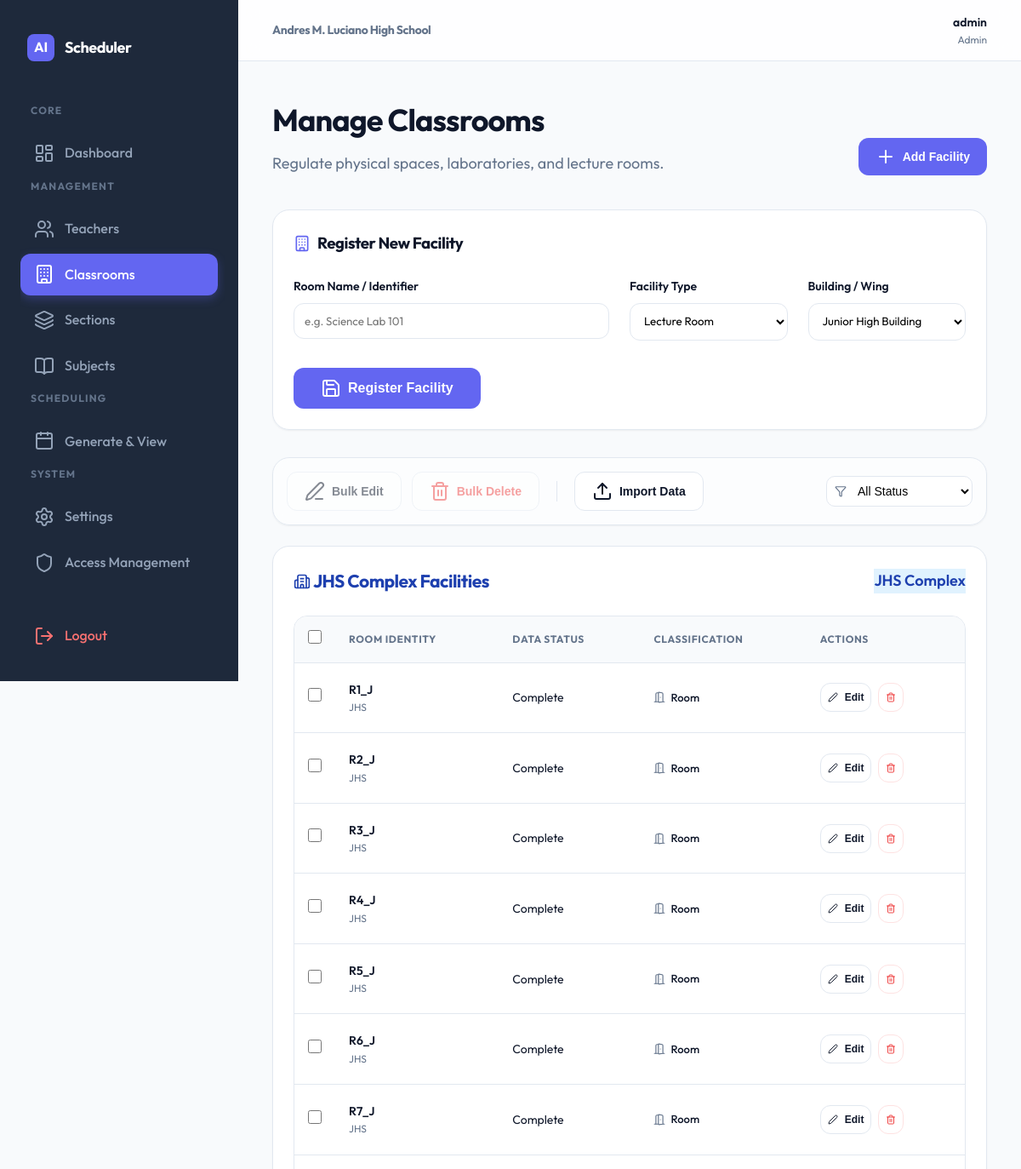
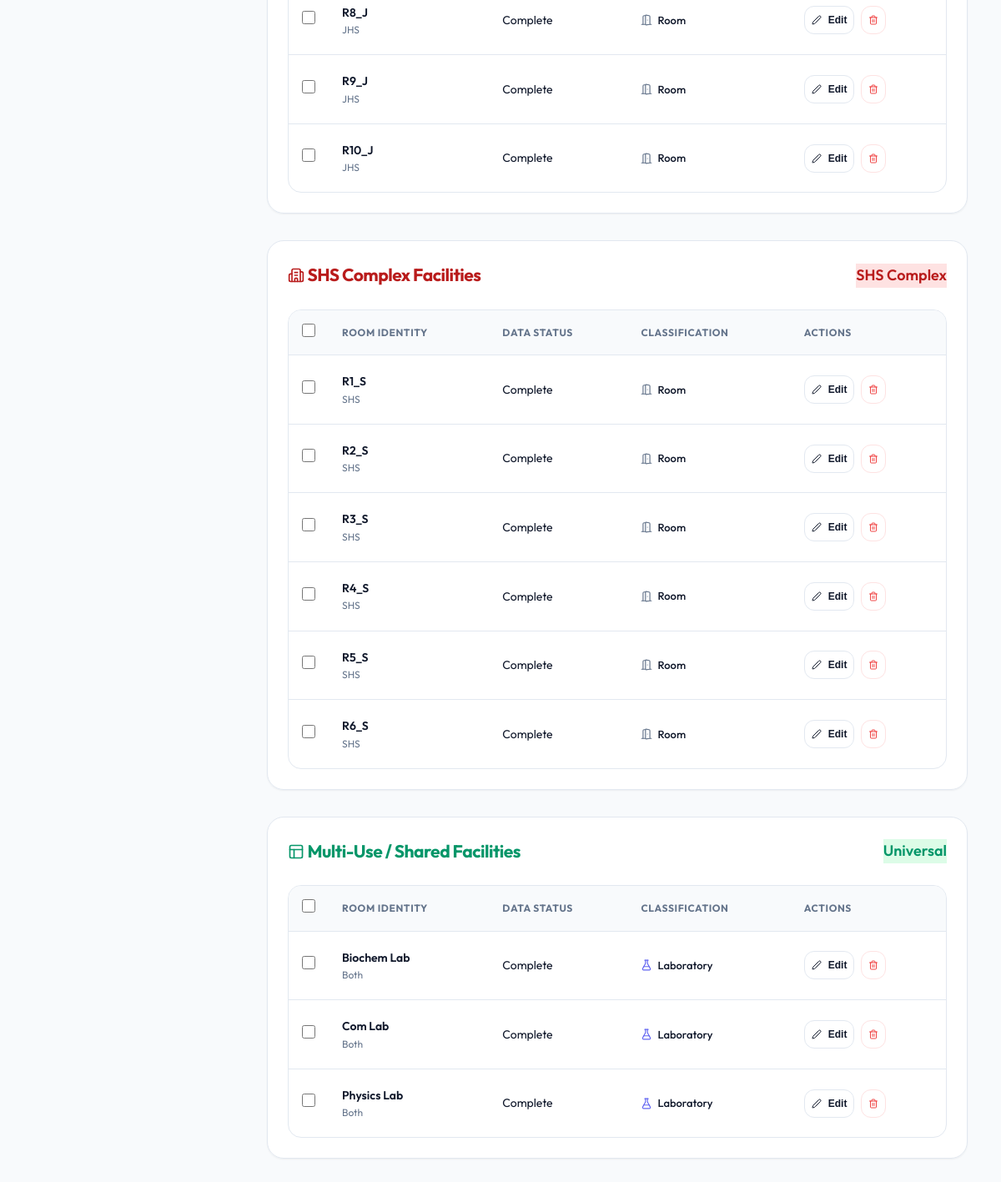
The page /admin/classrooms (signed in) on the database its author committed (2 pictures, top to bottom).
### models.py (models this page shows)
class Setting(db.Model):
    id = db.Column(db.Integer, primary_key=True)
    key = db.Column(db.String(50), unique=True, nullable=False)
    value = db.Column(db.String(255), nullable=False)

class User(db.Model, UserMixin):
    id = db.Column(db.Integer, primary_key=True)
    username = db.Column(db.String(50), unique=True, nullable=False)
    password = db.Column(db.String(200), nullable=False)
    role = db.Column(db.String(20), nullable=False) # 'admin', 'teacher', 'student'
    related_id = db.Column(db.Integer, nullable=True) # ID of Teacher or Section etc.
    is_active = db.Column(db.Boolean, default=True)

class Classroom(db.Model):
    id = db.Column(db.Integer, primary_key=True)
    name = db.Column(db.String(50), nullable=False)
    room_type = db.Column(db.String(20), nullable=False) # Room, Laboratory
    building = db.Column(db.String(20), nullable=False) # JHS, SHS, Both

### app.py (the view, shortened to what this page needs)
@app.route('/admin/classrooms', methods=['GET', 'POST'])
@login_required
def admin_classrooms():
    if current_user.role != 'admin': return redirect(url_for('index'))
    classrooms = Classroom.query.all()
    classrooms.sort(key=lambda x: (x.building, natural_sort_key(x.name)))
    return render_template('admin_classrooms.html', classrooms=classrooms)

### templates/admin_classrooms.html (shortened to what this page needs)
{% extends "base.html" %}
{% block content %}
<div class="dashboard-header" style="display: flex; justify-content: space-between; align-items: flex-end; margin-bottom: 2.5rem;">
    <div>
        <h1 style="font-size: 2.25rem; margin-bottom: 0.5rem;">Manage Classrooms</h1>
        <p style="color: var(--text-muted); font-size: 1.125rem;">Regulate physical spaces, laboratories, and lecture rooms.</p>
    </div>
    <button type="button" class="btn btn-primary" onclick="document.getElementById('addSection').scrollIntoView({behavior: 'smooth'})">
        <i data-lucide="plus"></i> Add Facility
    </button>
</div>
<div id="addSection" class="card" style="margin-bottom: 2rem;">
    <h3 style="margin-bottom: 1.5rem; display: flex; align-items: center; gap: 0.5rem;">
        <i data-lucide="building" style="width: 20px; color: var(--primary);"></i> Register New Facility
    </h3>
    <form id="addClassroomForm" action="{{ url_for('admin_classrooms') }}" method="POST">
        <div style="display: grid; grid-template-columns: 2fr 1fr 1fr; gap: 1.5rem; margin-bottom: 2rem;">
            <div>
                <label style="display: block; font-size: 0.875rem; font-weight: 600; margin-bottom: 0.5rem;">Room Name / Identifier</label>
                <input type="text" name="name" required placeholder="e.g. Science Lab 101" style="width: 100%; padding: 0.75rem; border: 1px solid var(--border); border-radius: 12px; font-family: inherit;">
            </div>
            <div>
                <label style="display: block; font-size: 0.875rem; font-weight: 600; margin-bottom: 0.5rem;">Facility Type</label>
                <select name="room_type" style="width: 100%; padding: 0.75rem; border: 1px solid var(--border); border-radius: 12px; font-family: inherit; background-color: white;">
                    <option value="Room">Lecture Room</option>
                </select>
            </div>
            <div>
                <label style="display: block; font-size: 0.875rem; font-weight: 600; margin-bottom: 0.5rem;">Building / Wing</label>
                <select name="building" style="width: 100%; padding: 0.75rem; border: 1px solid var(--border); border-radius: 12px; font-family: inherit; background-color: white;">
                    <option value="JHS">Junior High Building</option>
                </select>
            </div>
        </div>
        <button type="submit" class="btn btn-primary" style="padding: 0.75rem 2rem; font-size: 1rem;">
            <i data-lucide="save"></i> Register Facility
        </button>
    </form>
</div>
<div class="card" style="padding: 1rem; margin-bottom: 1.5rem; display: flex; align-items: center; justify-content: space-between; background: rgba(255, 255, 255, 0.5); backdrop-filter: blur(8px);">
    <div style="display: flex; gap: 0.75rem; align-items: center;">
        <button type="button" id="bulkEditBtn" class="btn btn-secondary" style="opacity: 0.5; pointer-events: none;" onclick="handleBulkEditClick()">
            <i data-lucide="edit-3"></i> Bulk Edit
        </button>
        <button type="button" id="bulkDeleteBtn" class="btn btn-secondary" style="opacity: 0.5; pointer-events: none; color: var(--error);" onclick="handleBulkDeleteClick()">
            <i data-lucide="trash-2"></i> Bulk Delete
        </button>
        <button type="button" class="btn btn-secondary" onclick="openImportModal()">
            <i data-lucide="upload"></i> Import Data
        </button>
    </div>
    <div style="display: flex; gap: 1rem; align-items: center;">
        <div style="position: relative;">
            <i data-lucide="filter" style="position: absolute; left: 10px; top: 50%; transform: translateY(-50%); width: 14px; color: var(--text-muted);"></i>
            <select id="statusFilter" onchange="filterTable(this.value)" style="padding: 0.5rem 1rem; padding-left: 2rem; border-radius: 10px; border: 1px solid var(--border); font-size: 0.875rem; background: white;">
                <option value="all">All Status</option>
            </select>
        </div>
    </div>
</div>
<form id="bulkForm" action="{{ url_for('admin_bulk_edit', module='classrooms') }}" method="POST">
    <div class="card" style="margin-bottom: 2rem;">
        <div class="card-title">
            <h3 style="color: #1e40af;"><i data-lucide="building-2" style="width: 20px; vertical-align: text-bottom;"></i> JHS Complex Facilities</h3>
            <span class="badge" style="background: #e0f2fe; color: #1e40af;">JHS Complex</span>
        </div>
        <div class="table-wrapper">
            <table>
                <thead>
                    <tr>
                        <th style="width: 40px;"><input type="checkbox" onclick="toggleSelectAll(this)" style="width: 16px; height: 16px;"></th>
                        <th>Room Identity</th>
                        <th>Data Status</th>
                        <th>Classification</th>
                        <th>Actions</th>
                    </tr>
                </thead>
                <tbody>
                    {% for c in classrooms if c.building == 'JHS' %}
                        {% include 'partials/_classroom_row.html' %}
                    {% endfor %}
                </tbody>
            </table>
        </div>
    </div>
    <div class="card" style="margin-bottom: 2rem;">
        <div class="card-title">
            <h3 style="color: #b91c1c;"><i data-lucide="building-2" style="width: 20px; vertical-align: text-bottom;"></i> SHS Complex Facilities</h3>
            <span class="badge" style="background: #fee2e2; color: #b91c1c;">SHS Complex</span>
        </div>
        <div class="table-wrapper">
            <table>
                <thead>
                    <tr>
                        <th style="width: 40px;"><input type="checkbox" onclick="toggleSelectAll(this)" style="width: 16px; height: 16px;"></th>
                        <th>Room Identity</th>
                        <th>Data Status</th>
                        <th>Classification</th>
                        <th>Actions</th>
                    </tr>
                </thead>
                <tbody>
                    {% for c in classrooms if c.building == 'SHS' %}
                        {% include 'partials/_classroom_row.html' %}
                    {% endfor %}
                </tbody>
            </table>
        </div>
    </div>
    <div class="card">
        <div class="card-title">
            <h3 style="color: #059669;"><i data-lucide="layout" style="width: 20px; vertical-align: text-bottom;"></i> Multi-Use / Shared Facilities</h3>
            <span class="badge" style="background: #dcfce7; color: #059669;">Universal</span>
        </div>
        <div class="table-wrapper">
            <table>
                <thead>
                    <tr>
                        <th style="width: 40px;"><input type="checkbox" onclick="toggleSelectAll(this)" style="width: 16px; height: 16px;"></th>
                        <th>Room Identity</th>
                        <th>Data Status</th>
                        <th>Classification</th>
                        <th>Actions</th>
                    </tr>
                </thead>
                <tbody>
                    {% for c in classrooms if c.building == 'Both' %}
                        {% include 'partials/_classroom_row.html' %}
                    {% endfor %}
                </tbody>
            </table>
        </div>
    </div>
</form>
{% endblock %}

### templates/base.html (shortened to what this page needs)
<!DOCTYPE html>
<html lang="en">
<head>
    <link rel="stylesheet" href="{{ url_for('static', filename='style.css') }}">
</head>
<body class="{% if not current_user.is_authenticated %}login-body{% endif %}">
    {% if current_user.is_authenticated %}
    <div class="app-wrapper">
        <aside class="sidebar" id="sidebar">
            <div class="sidebar-header">
                <div class="sidebar-logo">AI</div>
                <h2 style="color: white; font-size: 1.125rem;">Scheduler</h2>
            </div>
            <nav class="sidebar-nav">
                <span class="nav-label">Core</span>
                {% if current_user.role == 'admin' %}
                    <a href="{{ url_for('admin_dashboard') }}" class="nav-item">
                        <i data-lucide="layout-dashboard"></i> Dashboard
                    </a>
                    <span class="nav-label">Management</span>
                    <a href="{{ url_for('admin_teachers') }}" class="nav-item">
                        <i data-lucide="users"></i> Teachers
                    </a>
                    <a href="{{ url_for('admin_classrooms') }}" class="nav-item">
                        <i data-lucide="building"></i> Classrooms
                    </a>
                    <a href="{{ url_for('admin_sections') }}" class="nav-item">
                        <i data-lucide="layers"></i> Sections
                    </a>
                    <a href="{{ url_for('admin_subjects') }}" class="nav-item">
                        <i data-lucide="book-open"></i> Subjects
                    </a>
                    <span class="nav-label">Scheduling</span>
                    <a href="{{ url_for('admin_setup') }}" class="nav-item">
                        <i data-lucide="calendar"></i> Generate & View
                    </a>
                    <span class="nav-label">System</span>
                    <a href="{{ url_for('admin_settings') }}" class="nav-item">
                        <i data-lucide="settings"></i> Settings
                    </a>
                    <a href="{{ url_for('admin_change_password') }}" class="nav-item">
                        <i data-lucide="shield"></i> Access Management
                    </a>
                {% elif current_user.role == 'teacher' %}
                    <a href="{{ url_for('teacher_dashboard') }}" class="nav-item">
                        <i data-lucide="layout-dashboard"></i> Dashboard
                    </a>
                {% elif current_user.role == 'student' %}
                    <a href="{{ url_for('student_dashboard') }}" class="nav-item">
                        <i data-lucide="layout-dashboard"></i> Dashboard
                    </a>
                {% endif %}
            </nav>
            <div style="margin-top: auto; padding-top: 2rem;">
                <a href="{{ url_for('logout') }}" class="nav-item" style="color: #f87171;">
                    <i data-lucide="log-out"></i> Logout
                </a>
            </div>
        </aside>
        <main class="main-content">
            <header class="topbar">
                <div class="topbar-left" style="display: flex; align-items: center; gap: 1rem;">
                    <h3 style="font-size: 0.875rem; color: var(--text-muted);">{{ school_name }}</h3>
                </div>
                <div class="topbar-right" style="display: flex; align-items: center; gap: 1rem;">
                    <div style="text-align: right;">
                        <p style="font-size: 0.875rem; font-weight: 600;">{{ current_user.username }}</p>
                        <p style="font-size: 0.75rem; color: var(--text-muted);">{{ current_user.role|capitalize }}</p>
                    </div>
                </div>
            </header>
            <div class="page-container" id="content">
                {% block content %}{% endblock %}
            </div>
        </main>
    </div>
    {% else %}
        {% block login_content %}{% endblock %}
    {% endif %}
</body>
</html>

### templates/partials/_classroom_row.html
{% set complete = is_complete(c) %}
<tr id="classroom-row-{{ c.id }}" class="classroom-row {% if not complete %}tr-incomplete{% endif %}" data-status="{{ 'complete' if complete else 'incomplete' }}">
    <td><input type="checkbox" name="selected_ids" value="{{ c.id }}" onchange="updateBulkButton()" style="width: 16px; height: 16px; accent-color: var(--primary);"></td>
    <td>
        <div style="font-weight: 600; color: var(--text-main);">{{ c.name }}</div>
        <div style="font-size: 0.75rem; color: var(--text-muted);">{{ c.building or 'Main Building' }}</div>
    </td>
    <td>
        <span class="badge {{ 'badge-complete' if complete else 'badge-incomplete' }}">
            {{ 'Complete' if complete else 'Incomplete' }}
        </span>
    </td>
    <td>
        <span style="display: flex; align-items: center; gap: 6px; font-weight: 500; font-size: 0.8125rem;">
            {% if c.room_type == 'Laboratory' %}
            <i data-lucide="flask-conical" style="width: 14px; color: var(--primary);"></i>
            {% else %}
            <i data-lucide="door-open" style="width: 14px; color: var(--secondary);"></i>
            {% endif %}
            {{ c.room_type }}
        </span>
    </td>
    <td>
        <div style="display: flex; gap: 8px;">
            <button type="button" class="btn btn-secondary edit-classroom-btn" style="padding: 4px 8px; font-size: 0.75rem;"
                data-id="{{ c.id }}"
                data-name="{{ c.name|e }}"
                data-room_type="{{ c.room_type|e }}"
                data-building="{{ c.building|e if c.building else '' }}">
                <i data-lucide="edit-2" style="width: 12px;"></i> Edit
            </button>
            <button type="button" class="btn btn-secondary" style="padding: 4px 8px; font-size: 0.75rem; color: var(--error); border-color: #fee2e2;"
                onclick="deleteItem('classrooms', {{ c.id }}, '{{ c.name|e }}')">
                <i data-lucide="trash-2" style="width: 12px;"></i>
            </button>
        </div>
    </td>
</tr>

### rows shown on the page
Setting: value "Andres M. Luciano High School"
User: username "admin", role "Admin"
Classroom: name "R1_J", building "JHS", value "Complete", room_type "Room"
Classroom: name "R2_J", building "JHS", value "Complete", room_type "Room"
Classroom: name "R3_J", building "JHS", value "Complete", room_type "Room"
Classroom: name "R4_J", building "JHS", value "Complete", room_type "Room"
Classroom: name "R5_J", building "JHS", value "Complete", room_type "Room"
Classroom: name "R6_J", building "JHS", value "Complete", room_type "Room"
Classroom: name "R7_J", building "JHS", value "Complete", room_type "Room"
Classroom: name "R8_J", building "JHS", value "Complete", room_type "Room"
Classroom: name "R9_J", building "JHS", value "Complete", room_type "Room"
Classroom: name "R10_J", building "JHS", value "Complete", room_type "Room"
Classroom: name "R1_S", building "SHS", value "Complete", room_type "Room"
Classroom: name "R2_S", building "SHS", value "Complete", room_type "Room"
Classroom: name "R3_S", building "SHS", value "Complete", room_type "Room"
Classroom: name "R4_S", building "SHS", value "Complete", room_type "Room"
Classroom: name "R5_S", building "SHS", value "Complete", room_type "Room"
Classroom: name "R6_S", building "SHS", value "Complete", room_type "Room"
Classroom: name "Biochem Lab", building "Both", value "Complete", room_type "Laboratory"
Classroom: name "Com Lab", building "Both", value "Complete", room_type "Laboratory"
Classroom: name "Physics Lab", building "Both", value "Complete", room_type "Laboratory"
